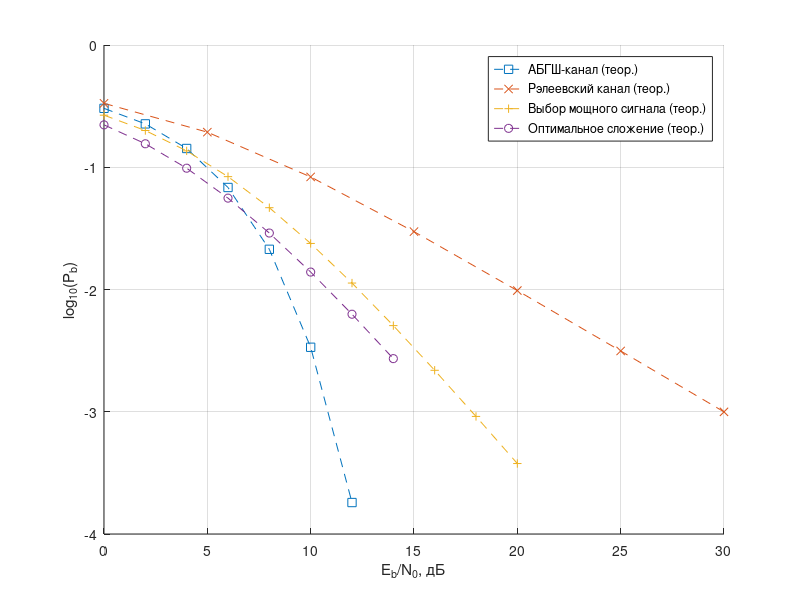
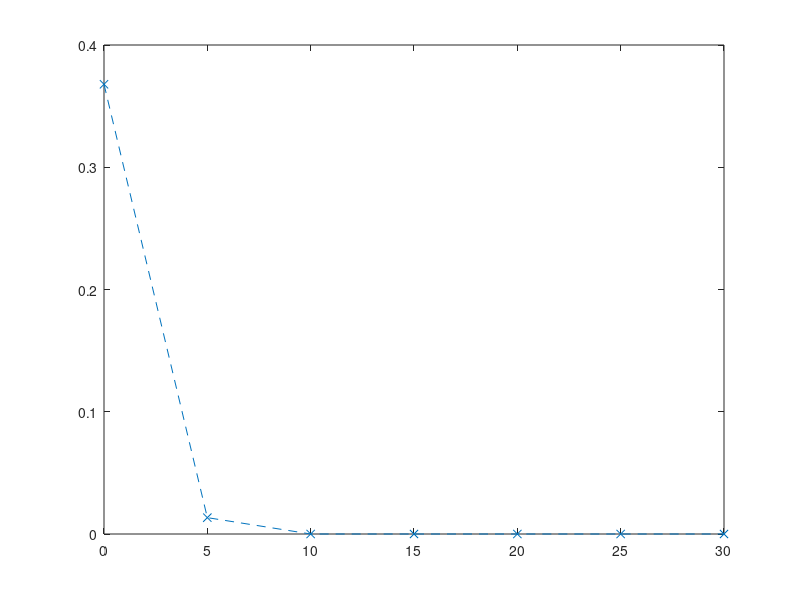
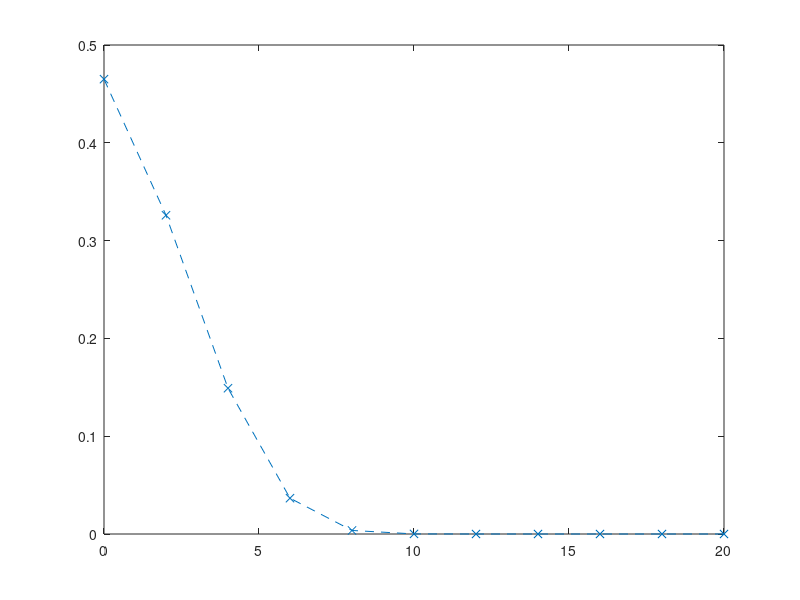

The MATLAB script that drew these images, in order:
close all

names = {
    'АБГШ-канал', ... % 4.3.1 aka AWGN
    'Рэлеевский канал', ... % 4.3.2 aka RAYLEIGH
    'Выбор мощного сигнала', ... % 4.3.4 aka STRONG_CHOICE
    'Оптимальное сложение' % 4.3.5 aka OPTIUM_SUM
};

q_dB = {
    0:2:12, ... % 4.3.1 aka AWGN 
    0:5:30, ... % 4.3.2 aka RAYLEIGH
    0:2:20, ... % 4.3.4 aka STRONG_CHOICE
    0:2:14 ... % 4.3.5 aka OPTIUM_SUM
    };

q = {db2pow(q_dB{1}), db2pow(q_dB{2}), db2pow(q_dB{3}), db2pow(q_dB{4})};

P_b_theor = {
    1/2 * exp(- q{1} / 2), ... % 4.3.1 aka AWGN 
    1 ./ (2 + q{2}), ... % 4.3.2 aka RAYLEIGH
    4 ./ (q{3}.^2 + 6 * q{3} + 8), ... % 4.3.4 aka STRONG_CHOICE
    0.5 * (2 ./ (q{4} + 2)) .^ 2 % 4.3.5 aka OPTIUM_SUM
    };

q0 = 1; % idk
w_theor = {
    1 ./ q{2} .* exp(- q{2} ./ q0),
    2 ./ q0 .* (1 - exp(- q{3} ./ q0)) .* exp(- q{3} ./ q0)
    };

markers = {"square", "x", "+", "o"};

figure
grid on
hold on
for i = 1:4
plot(q_dB{i}, log10(P_b_theor{i}),"Marker",markers{i}, "LineStyle","--")
end
xlabel('E_b/N_0, дБ'); ylabel("log_{10}(P_b)")
legend( ...
    strcat(names{1},' (теор.)'), ...
    strcat(names{2},' (теор.)'), ...
    strcat(names{3},' (теор.)'), ...
    strcat(names{4},' (теор.)') ...
    )

figure
grid on
plot(q_dB{2}, w_theor{1},"Marker",markers{2}, "LineStyle","--")

figure
grid on
plot(q_dB{3}, w_theor{2},"Marker",markers{2}, "LineStyle","--")
